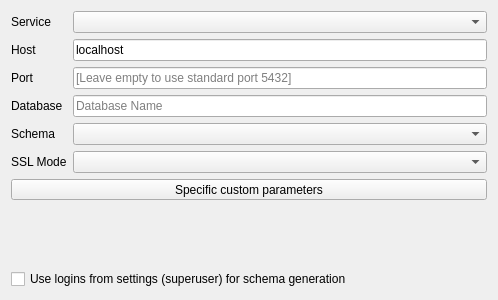
<?xml version="1.0" encoding="UTF-8"?>
<ui version="4.0">
 <class>Form</class>
 <widget class="QWidget" name="Form">
  <property name="geometry">
   <rect>
    <x>0</x>
    <y>0</y>
    <width>498</width>
    <height>300</height>
   </rect>
  </property>
  <property name="windowTitle">
   <string>Form</string>
  </property>
  <layout class="QGridLayout" name="gridLayout">
   <item row="2" column="1">
    <widget class="QLineEdit" name="pg_port_line_edit">
     <property name="placeholderText">
      <string>[Leave empty to use standard port 5432]</string>
     </property>
    </widget>
   </item>
   <item row="4" column="1">
    <widget class="QComboBox" name="pg_schema_combo_box"/>
   </item>
   <item row="0" column="1">
    <widget class="QComboBox" name="pg_service_combo_box"/>
   </item>
   <item row="2" column="0">
    <widget class="QLabel" name="pg_port_label">
     <property name="text">
      <string>Port</string>
     </property>
    </widget>
   </item>
   <item row="7" column="0" colspan="2">
    <widget class="QgsAuthSettingsWidget" name="pg_auth_settings" native="true"/>
   </item>
   <item row="0" column="0">
    <widget class="QLabel" name="label">
     <property name="text">
      <string>Service</string>
     </property>
    </widget>
   </item>
   <item row="3" column="1">
    <widget class="QLineEdit" name="pg_database_line_edit">
     <property name="placeholderText">
      <string>Database Name</string>
     </property>
    </widget>
   </item>
   <item row="3" column="0">
    <widget class="QLabel" name="pg_database_label">
     <property name="text">
      <string>Database</string>
     </property>
    </widget>
   </item>
   <item row="5" column="1">
    <widget class="QComboBox" name="pg_ssl_mode_combo_box">
     <property name="toolTip">
      <string>This option determines whether or with what priority a secure SSL TCP/IP connection will be negotiated with the server.</string>
     </property>
    </widget>
   </item>
   <item row="5" column="0">
    <widget class="QLabel" name="pg_ssl_mode_label">
     <property name="toolTip">
      <string>This option determines whether or with what priority a secure SSL TCP/IP connection will be negotiated with the server.</string>
     </property>
     <property name="text">
      <string>SSL Mode</string>
     </property>
    </widget>
   </item>
   <item row="8" column="0" colspan="2">
    <widget class="QCheckBox" name="pg_use_super_login">
     <property name="text">
      <string>Use logins from settings (superuser) for schema generation</string>
     </property>
    </widget>
   </item>
   <item row="1" column="1">
    <widget class="QLineEdit" name="pg_host_line_edit">
     <property name="text">
      <string>localhost</string>
     </property>
     <property name="placeholderText">
      <string>Database Hostname</string>
     </property>
    </widget>
   </item>
   <item row="1" column="0">
    <widget class="QLabel" name="pg_host_label">
     <property name="text">
      <string>Host</string>
     </property>
    </widget>
   </item>
   <item row="4" column="0">
    <widget class="QLabel" name="pg_schema_label">
     <property name="text">
      <string>Schema</string>
     </property>
    </widget>
   </item>
   <item row="6" column="0" colspan="2">
    <widget class="QToolButton" name="pg_dbparam_button">
     <property name="sizePolicy">
      <sizepolicy hsizetype="Expanding" vsizetype="Fixed">
       <horstretch>0</horstretch>
       <verstretch>0</verstretch>
      </sizepolicy>
     </property>
     <property name="toolTip">
      <string>&lt;html&gt;&lt;head/&gt;&lt;body&gt;&lt;p&gt;Specific user defined parameters are passed to ili2db via a temporary file to &lt;span style=&quot; font-family:'monospace';&quot;&gt;--dbparams&lt;/span&gt;. These settings are used to create or update a database. They are not considered in the QGIS project.&lt;/p&gt;&lt;/body&gt;&lt;/html&gt;</string>
     </property>
     <property name="text">
      <string>Specific custom parameters</string>
     </property>
    </widget>
   </item>
  </layout>
 </widget>
 <customwidgets>
  <customwidget>
   <class>QgsAuthSettingsWidget</class>
   <extends>QWidget</extends>
   <header>qgis.gui</header>
   <container>1</container>
  </customwidget>
 </customwidgets>
 <tabstops>
  <tabstop>pg_host_line_edit</tabstop>
  <tabstop>pg_port_line_edit</tabstop>
  <tabstop>pg_database_line_edit</tabstop>
  <tabstop>pg_schema_combo_box</tabstop>
  <tabstop>pg_use_super_login</tabstop>
 </tabstops>
 <resources/>
 <connections/>
</ui>
